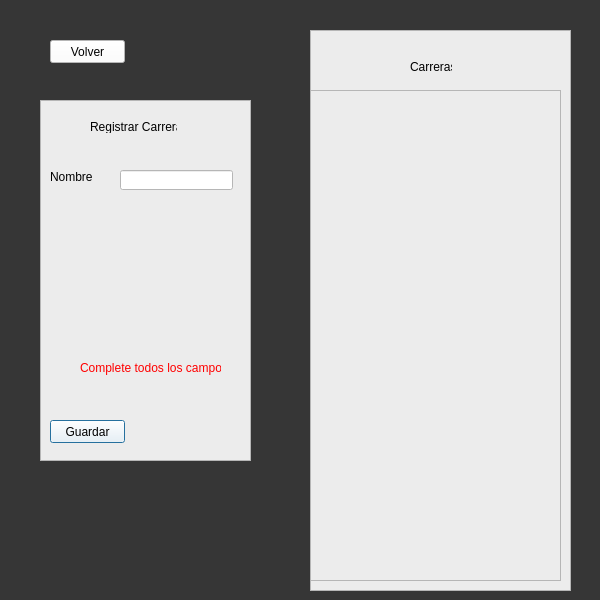
<?xml version="1.0" encoding="UTF-8"?>
<ui version="4.0">
 <class>Dialog</class>
 <widget class="QDialog" name="Dialog">
  <property name="geometry">
   <rect>
    <x>0</x>
    <y>0</y>
    <width>600</width>
    <height>600</height>
   </rect>
  </property>
  <property name="windowTitle">
   <string>Dialog</string>
  </property>
  <property name="styleSheet">
   <string notr="true">background-color: rgb(54, 54, 54);</string>
  </property>
  <widget class="QFrame" name="frame">
   <property name="geometry">
    <rect>
     <x>40</x>
     <y>100</y>
     <width>211</width>
     <height>361</height>
    </rect>
   </property>
   <property name="styleSheet">
    <string notr="true">background-color: rgb(236, 236, 236);</string>
   </property>
   <property name="frameShape">
    <enum>QFrame::StyledPanel</enum>
   </property>
   <property name="frameShadow">
    <enum>QFrame::Raised</enum>
   </property>
   <widget class="QLabel" name="label">
    <property name="geometry">
     <rect>
      <x>50</x>
      <y>20</y>
      <width>87</width>
      <height>13</height>
     </rect>
    </property>
    <property name="text">
     <string>Registrar Carrera</string>
    </property>
   </widget>
   <widget class="QLabel" name="label_4">
    <property name="geometry">
     <rect>
      <x>10</x>
      <y>70</y>
      <width>47</width>
      <height>13</height>
     </rect>
    </property>
    <property name="text">
     <string>Nombre</string>
    </property>
   </widget>
   <widget class="QLineEdit" name="lineEditNombre">
    <property name="geometry">
     <rect>
      <x>80</x>
      <y>70</y>
      <width>113</width>
      <height>20</height>
     </rect>
    </property>
    <property name="styleSheet">
     <string notr="true">background-color: rgb(255, 255, 255);</string>
    </property>
   </widget>
   <widget class="QPushButton" name="BtnGuardar">
    <property name="geometry">
     <rect>
      <x>10</x>
      <y>320</y>
      <width>75</width>
      <height>23</height>
     </rect>
    </property>
    <property name="styleSheet">
     <string notr="true">background-color: rgb(255, 255, 255);</string>
    </property>
    <property name="text">
     <string>Guardar</string>
    </property>
   </widget>
   <widget class="QLabel" name="labelError">
    <property name="enabled">
     <bool>true</bool>
    </property>
    <property name="geometry">
     <rect>
      <x>40</x>
      <y>260</y>
      <width>141</width>
      <height>16</height>
     </rect>
    </property>
    <property name="styleSheet">
     <string notr="true">color: rgb(255, 0, 0);</string>
    </property>
    <property name="text">
     <string>Complete todos los campos</string>
    </property>
   </widget>
  </widget>
  <widget class="QFrame" name="frame_2">
   <property name="geometry">
    <rect>
     <x>310</x>
     <y>30</y>
     <width>261</width>
     <height>561</height>
    </rect>
   </property>
   <property name="styleSheet">
    <string notr="true">background-color: rgb(236, 236, 236);</string>
   </property>
   <property name="frameShape">
    <enum>QFrame::StyledPanel</enum>
   </property>
   <property name="frameShadow">
    <enum>QFrame::Raised</enum>
   </property>
   <widget class="QLabel" name="label_2">
    <property name="geometry">
     <rect>
      <x>100</x>
      <y>30</y>
      <width>42</width>
      <height>13</height>
     </rect>
    </property>
    <property name="text">
     <string>Carreras</string>
    </property>
   </widget>
   <widget class="QTableWidget" name="tableWidget">
    <property name="geometry">
     <rect>
      <x>0</x>
      <y>60</y>
      <width>251</width>
      <height>491</height>
     </rect>
    </property>
   </widget>
  </widget>
  <widget class="QPushButton" name="BtnVolver">
   <property name="geometry">
    <rect>
     <x>50</x>
     <y>40</y>
     <width>75</width>
     <height>23</height>
    </rect>
   </property>
   <property name="styleSheet">
    <string notr="true">background-color: rgb(255, 255, 255);</string>
   </property>
   <property name="text">
    <string>Volver</string>
   </property>
  </widget>
 </widget>
 <resources/>
 <connections/>
</ui>
